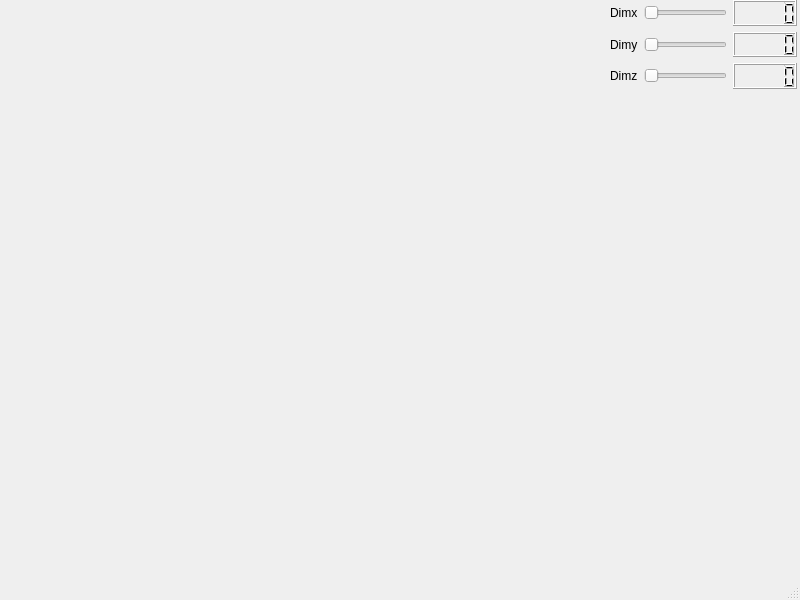
<?xml version="1.0" encoding="UTF-8"?>
<ui version="4.0">
 <class>MainWindow</class>
 <widget class="QMainWindow" name="MainWindow">
  <property name="geometry">
   <rect>
    <x>0</x>
    <y>0</y>
    <width>800</width>
    <height>600</height>
   </rect>
  </property>
  <property name="windowTitle">
   <string>MainWindow</string>
  </property>
  <widget class="QWidget" name="centralwidget">
   <widget class="Ploter" name="widget" native="true">
    <property name="geometry">
     <rect>
      <x>20</x>
      <y>20</y>
      <width>511</width>
      <height>401</height>
     </rect>
    </property>
   </widget>
   <widget class="QWidget" name="">
    <property name="geometry">
     <rect>
      <x>610</x>
      <y>0</y>
      <width>187</width>
      <height>89</height>
     </rect>
    </property>
    <layout class="QVBoxLayout" name="verticalLayout">
     <item>
      <layout class="QHBoxLayout" name="horizontalLayout_3">
       <item>
        <widget class="QLabel" name="label">
         <property name="text">
          <string>Dimx</string>
         </property>
        </widget>
       </item>
       <item>
        <widget class="QSlider" name="dimx">
         <property name="orientation">
          <enum>Qt::Horizontal</enum>
         </property>
        </widget>
       </item>
       <item>
        <widget class="QLCDNumber" name="lcdNumber"/>
       </item>
      </layout>
     </item>
     <item>
      <layout class="QHBoxLayout" name="horizontalLayout_4">
       <item>
        <widget class="QLabel" name="label_2">
         <property name="text">
          <string>Dimy</string>
         </property>
        </widget>
       </item>
       <item>
        <widget class="QSlider" name="dimy">
         <property name="orientation">
          <enum>Qt::Horizontal</enum>
         </property>
        </widget>
       </item>
       <item>
        <widget class="QLCDNumber" name="lcdNumber_2"/>
       </item>
      </layout>
     </item>
     <item>
      <layout class="QHBoxLayout" name="horizontalLayout_5">
       <item>
        <widget class="QLabel" name="label_3">
         <property name="text">
          <string>Dimz</string>
         </property>
        </widget>
       </item>
       <item>
        <widget class="QSlider" name="dimz">
         <property name="orientation">
          <enum>Qt::Horizontal</enum>
         </property>
        </widget>
       </item>
       <item>
        <widget class="QLCDNumber" name="lcdNumber_3"/>
       </item>
      </layout>
     </item>
    </layout>
   </widget>
  </widget>
  <widget class="QMenuBar" name="menubar">
   <property name="geometry">
    <rect>
     <x>0</x>
     <y>0</y>
     <width>800</width>
     <height>21</height>
    </rect>
   </property>
  </widget>
  <widget class="QStatusBar" name="statusbar"/>
 </widget>
 <customwidgets>
  <customwidget>
   <class>Ploter</class>
   <extends>QWidget</extends>
   <header location="global">ploter.h</header>
   <container>1</container>
   <slots>
    <slot>setAmplitude(int)</slot>
    <slot>mudaDimx(int)</slot>
    <slot>mudaDimy(int)</slot>
    <slot>mudaDimz(int)</slot>
   </slots>
  </customwidget>
 </customwidgets>
 <resources/>
 <connections>
  <connection>
   <sender>dimx</sender>
   <signal>valueChanged(int)</signal>
   <receiver>lcdNumber</receiver>
   <slot>display(int)</slot>
   <hints>
    <hint type="sourcelabel">
     <x>354</x>
     <y>98</y>
    </hint>
    <hint type="destinationlabel">
     <x>385</x>
     <y>101</y>
    </hint>
   </hints>
  </connection>
  <connection>
   <sender>dimy</sender>
   <signal>valueChanged(int)</signal>
   <receiver>lcdNumber_2</receiver>
   <slot>display(int)</slot>
   <hints>
    <hint type="sourcelabel">
     <x>353</x>
     <y>128</y>
    </hint>
    <hint type="destinationlabel">
     <x>390</x>
     <y>129</y>
    </hint>
   </hints>
  </connection>
  <connection>
   <sender>dimz</sender>
   <signal>valueChanged(int)</signal>
   <receiver>lcdNumber_3</receiver>
   <slot>display(int)</slot>
   <hints>
    <hint type="sourcelabel">
     <x>351</x>
     <y>157</y>
    </hint>
    <hint type="destinationlabel">
     <x>383</x>
     <y>157</y>
    </hint>
   </hints>
  </connection>
  <connection>
   <sender>dimx</sender>
   <signal>valueChanged(int)</signal>
   <receiver>widget</receiver>
   <slot>mudaDimx(int)</slot>
   <hints>
    <hint type="sourcelabel">
     <x>318</x>
     <y>91</y>
    </hint>
    <hint type="destinationlabel">
     <x>224</x>
     <y>307</y>
    </hint>
   </hints>
  </connection>
  <connection>
   <sender>dimy</sender>
   <signal>valueChanged(int)</signal>
   <receiver>widget</receiver>
   <slot>mudaDimy(int)</slot>
   <hints>
    <hint type="sourcelabel">
     <x>341</x>
     <y>119</y>
    </hint>
    <hint type="destinationlabel">
     <x>494</x>
     <y>303</y>
    </hint>
   </hints>
  </connection>
 </connections>
</ui>
